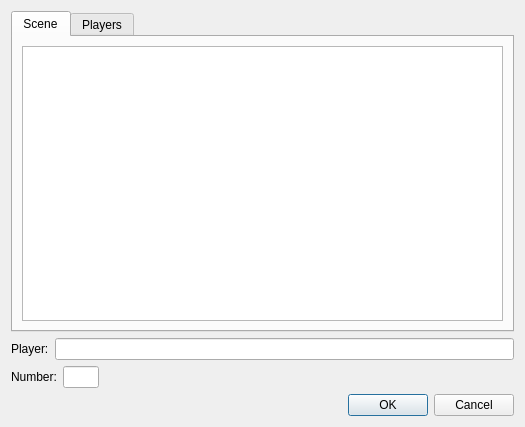
<?xml version="1.0" encoding="UTF-8"?>
<ui version="4.0">
 <class>PlayersControl</class>
 <widget class="QDialog" name="PlayersControl">
  <property name="geometry">
   <rect>
    <x>0</x>
    <y>0</y>
    <width>525</width>
    <height>427</height>
   </rect>
  </property>
  <property name="windowTitle">
   <string>Dialog</string>
  </property>
  <layout class="QVBoxLayout" name="verticalLayout">
   <item>
    <widget class="QTabWidget" name="tabWidget">
     <property name="currentIndex">
      <number>0</number>
     </property>
     <widget class="QWidget" name="tab">
      <attribute name="title">
       <string>Scene</string>
      </attribute>
      <layout class="QVBoxLayout" name="verticalLayout_2">
       <item>
        <widget class="QTableWidget" name="tableWidget"/>
       </item>
      </layout>
     </widget>
     <widget class="QWidget" name="tab_2">
      <attribute name="title">
       <string>Players</string>
      </attribute>
      <layout class="QVBoxLayout" name="verticalLayout_3">
       <item>
        <widget class="QTableWidget" name="tableWidget_2"/>
       </item>
      </layout>
     </widget>
    </widget>
   </item>
   <item>
    <layout class="QHBoxLayout" name="horizontalLayout">
     <item>
      <widget class="QLabel" name="label">
       <property name="sizePolicy">
        <sizepolicy hsizetype="Fixed" vsizetype="Fixed">
         <horstretch>0</horstretch>
         <verstretch>0</verstretch>
        </sizepolicy>
       </property>
       <property name="text">
        <string>Player:</string>
       </property>
      </widget>
     </item>
     <item>
      <widget class="QLineEdit" name="lineEdit"/>
     </item>
    </layout>
   </item>
   <item>
    <layout class="QHBoxLayout" name="horizontalLayout_3">
     <item>
      <widget class="QLabel" name="label_2">
       <property name="sizePolicy">
        <sizepolicy hsizetype="Fixed" vsizetype="Fixed">
         <horstretch>0</horstretch>
         <verstretch>0</verstretch>
        </sizepolicy>
       </property>
       <property name="text">
        <string>Number:</string>
       </property>
      </widget>
     </item>
     <item>
      <widget class="QLineEdit" name="lineEdit_2">
       <property name="sizePolicy">
        <sizepolicy hsizetype="Minimum" vsizetype="Fixed">
         <horstretch>0</horstretch>
         <verstretch>0</verstretch>
        </sizepolicy>
       </property>
       <property name="maximumSize">
        <size>
         <width>36</width>
         <height>16777215</height>
        </size>
       </property>
      </widget>
     </item>
     <item>
      <spacer name="horizontalSpacer">
       <property name="orientation">
        <enum>Qt::Horizontal</enum>
       </property>
       <property name="sizeHint" stdset="0">
        <size>
         <width>40</width>
         <height>20</height>
        </size>
       </property>
      </spacer>
     </item>
    </layout>
   </item>
   <item>
    <widget class="QDialogButtonBox" name="buttonBox">
     <property name="orientation">
      <enum>Qt::Horizontal</enum>
     </property>
     <property name="standardButtons">
      <set>QDialogButtonBox::Cancel|QDialogButtonBox::Ok</set>
     </property>
    </widget>
   </item>
  </layout>
 </widget>
 <resources/>
 <connections>
  <connection>
   <sender>buttonBox</sender>
   <signal>accepted()</signal>
   <receiver>PlayersControl</receiver>
   <slot>accept()</slot>
   <hints>
    <hint type="sourcelabel">
     <x>248</x>
     <y>254</y>
    </hint>
    <hint type="destinationlabel">
     <x>157</x>
     <y>274</y>
    </hint>
   </hints>
  </connection>
  <connection>
   <sender>buttonBox</sender>
   <signal>rejected()</signal>
   <receiver>PlayersControl</receiver>
   <slot>reject()</slot>
   <hints>
    <hint type="sourcelabel">
     <x>316</x>
     <y>260</y>
    </hint>
    <hint type="destinationlabel">
     <x>286</x>
     <y>274</y>
    </hint>
   </hints>
  </connection>
 </connections>
</ui>
